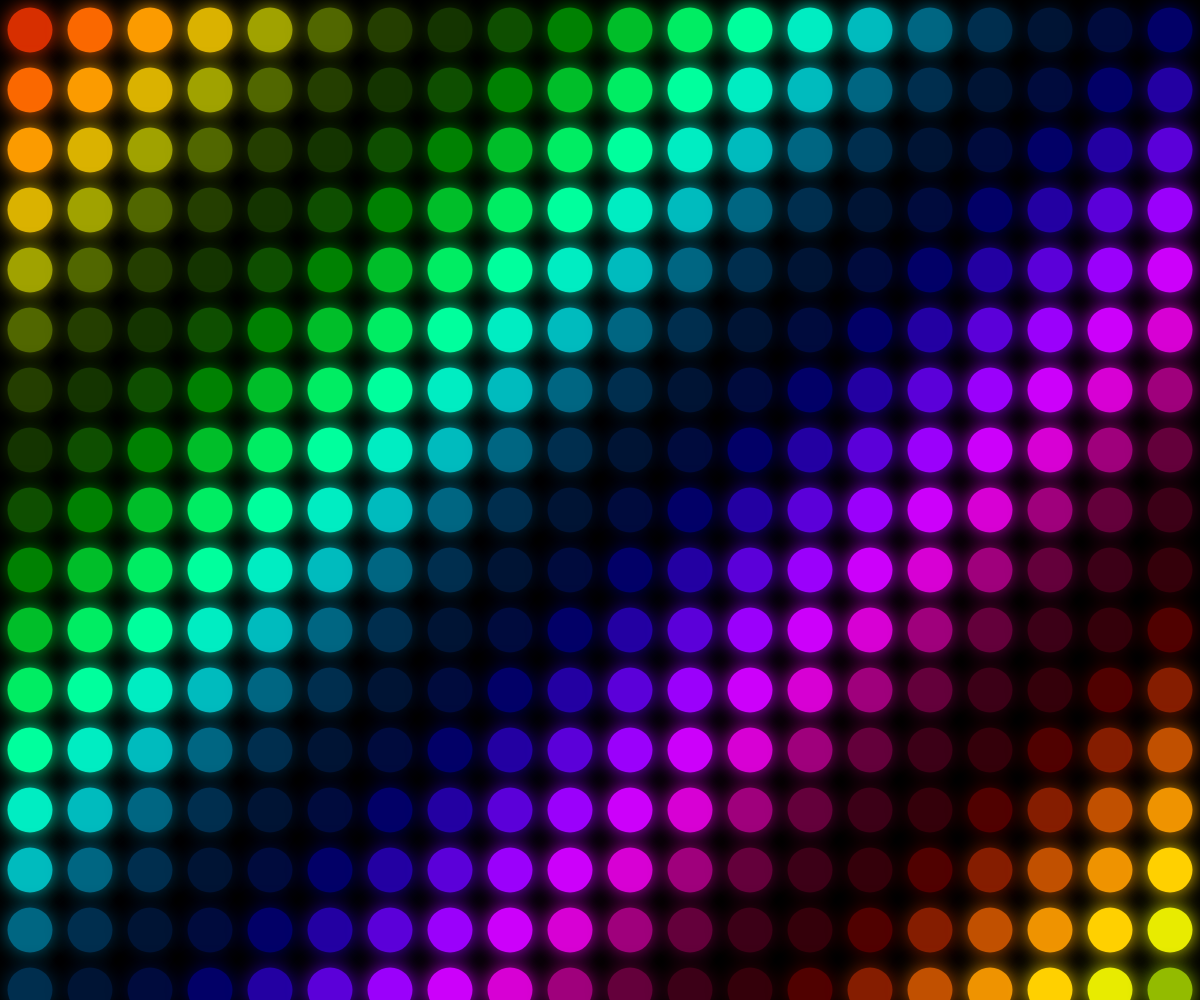
Frame 1 (no input)
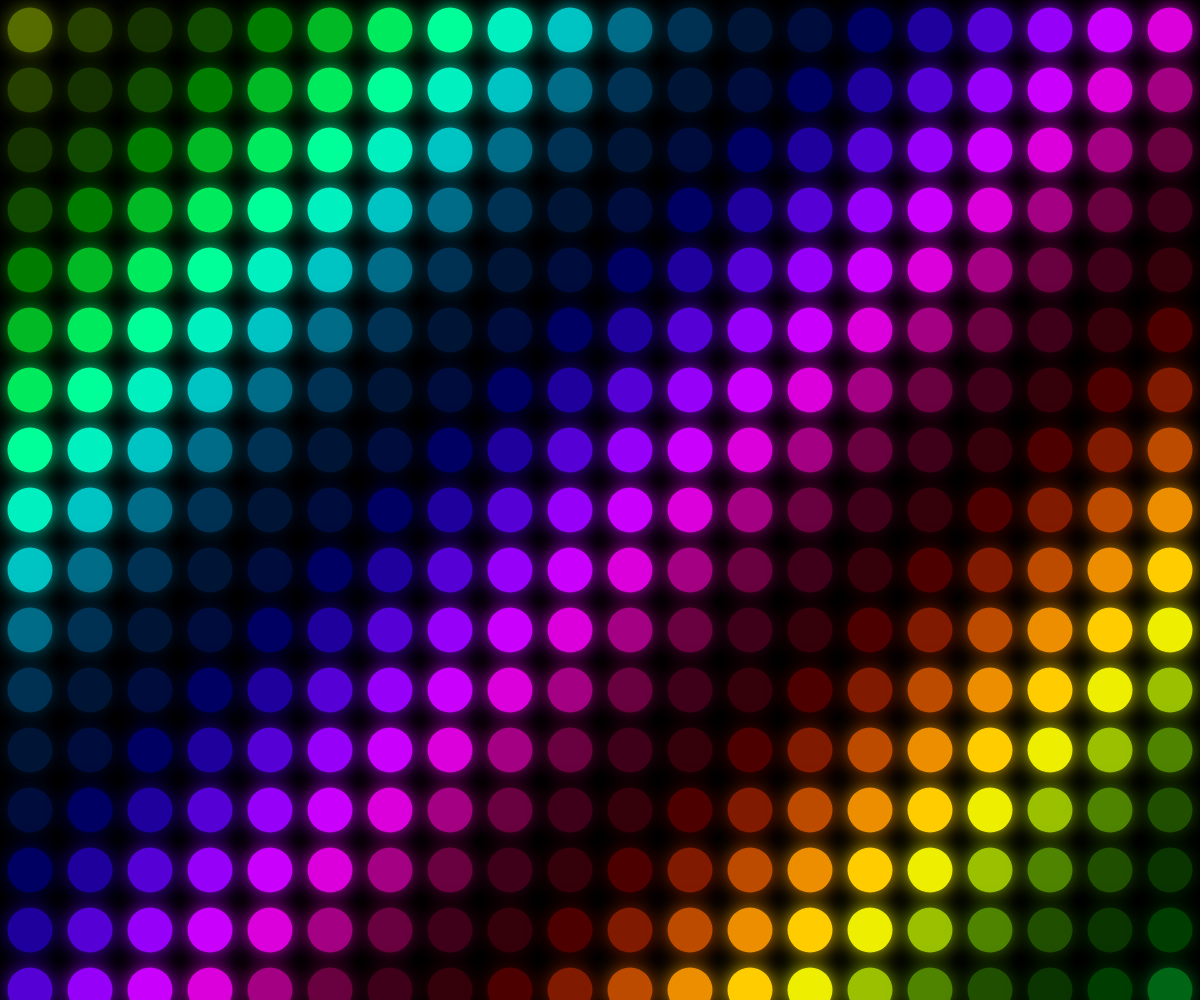
Frame 60 (no input)
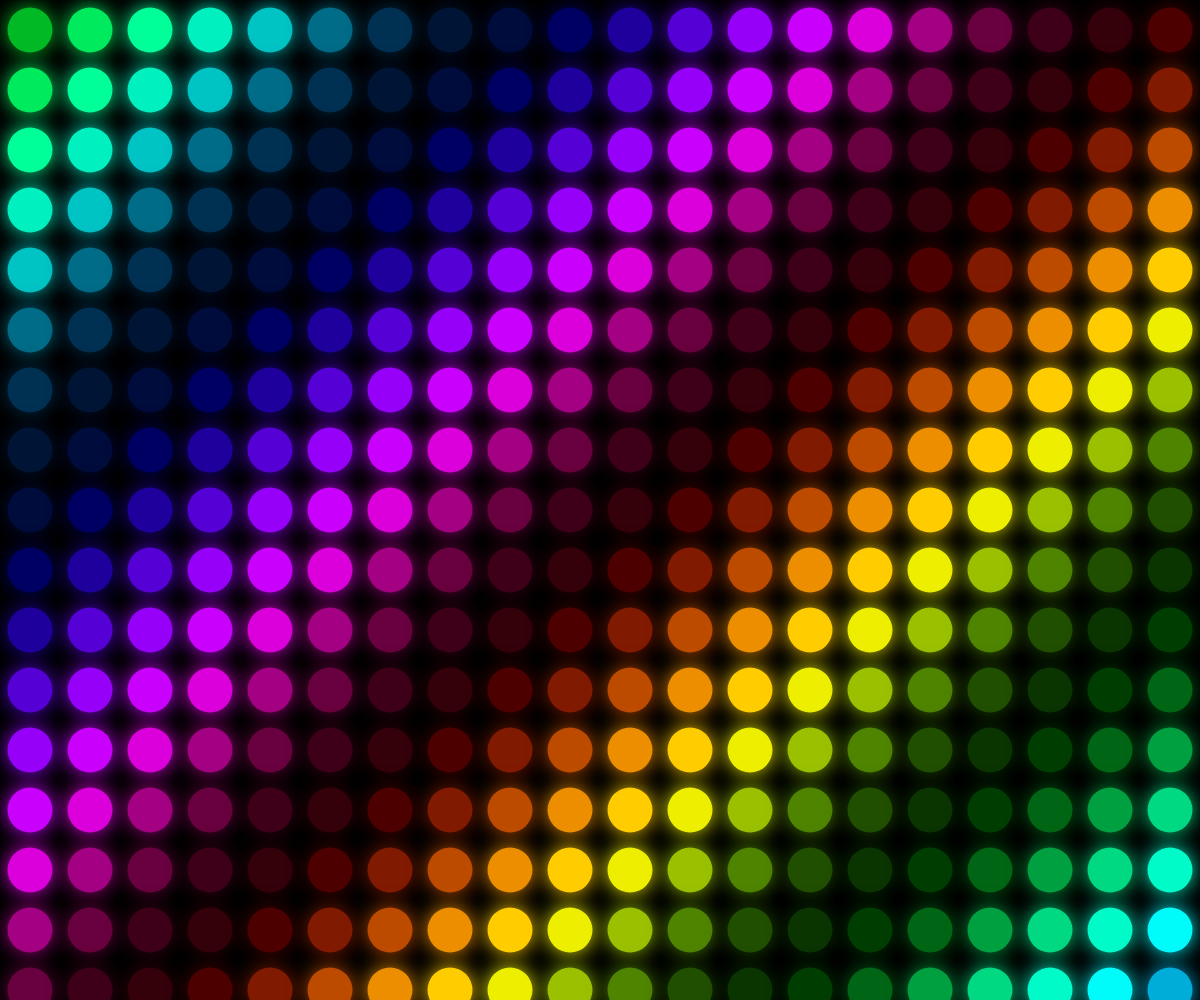
Frame 120 (the mouse pressed at the canvas centre since frame 60)

The p5.js sketch that drew these frames (run headless with seeded random() and noise() and a simulated clock; from frame 60 on, the mouse is pressed at the canvas centre):

// p5.js sketch
// ── sketch.js
function setup() {
  createCanvas(windowWidth, windowHeight);
  noStroke();
  // 將色彩模式設定為 HSB (色相 0-360, 飽和度 0-100, 亮度 0-100)
  // 這非常適合用來做彩虹漸層與明暗控制
  colorMode(HSB, 360, 100, 100); 
}

function draw() {
  // 在畫背景前關閉發光效果，避免背景出現殘影
  drawingContext.shadowBlur = 0;
  background(0); // 黑色背景能讓霓虹感更明顯

  let spacing = 60; // 圓形之間的間距
  let radius = 45;  // 圓形的大小 (稍微縮小一點，讓外發光的霓虹效果有空間展現)

  for (let x = spacing / 2; x < width; x += spacing) {
    for (let y = spacing / 2; y < height; y += spacing) {
      
      // 1. 決定彩虹漸層 (Hue)
      // 利用座標 (x, y) 和時間 (frameCount) 算出 0~360 的色相值，產生彩虹流動感
      let h = (x * 0.2 + y * 0.2 + frameCount) % 360;
      
      // 2. 決定明暗變化 (Brightness)
      // sin() 會產生波浪般的數值變化，map() 將它轉換為亮度 20 (暗) 到 100 (亮)
      let b = map(sin(frameCount * 0.05 + x * 0.01 + y * 0.01), -1, 1, 20, 100);

      // 設定當下的顏色
      let c = color(h, 100, b); 
      
      // 3. 設定霓虹發光效果
      drawingContext.shadowBlur = 20; // 霓虹發光的暈染範圍 (數值越大越模糊)
      drawingContext.shadowColor = c; // 發光的顏色與圓形本體相同

      fill(c);
      ellipse(x, y, radius, radius);
    }
  }
}

function windowResized() {
  resizeCanvas(windowWidth, windowHeight);
}
